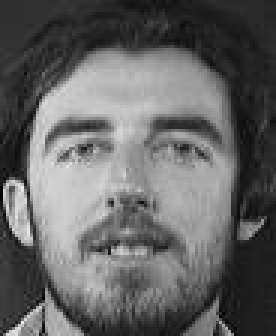
#> input picture face-database/data/s11_1.jpg, 92 x 112 px (shown 3 times larger)
$ python main.py
#> lines starting #> are read from the running program, lines starting #| are printed output that depends on the picture; after the words box and inside, x2 and y2 are one past the last pixel; in counts of white or black regions, pixels touching at a corner belong together
### face_utils.py
import cv2
'''
def facial_recognition(face_image):
    # face recognition

    #Computes the PCA of the face
    faceTestPCA = pca.transform(face.reshape(1, -1))
    pred = clf.predict(faceTestPCA)

    print(names[pred[0]])

    cv2.putText(img, str(names[pred[0]]), (x+5,y-5), font, 1, (255,255,255) , 2)
'''
def face_detect(img,face_cascade):
    # Convert into grayscale
    gray = cv2.cvtColor(img, cv2.COLOR_BGR2GRAY)

    # Documentation: https://realpython.com/face-recognition-with-python/
    # https://www.bogotobogo.com/python/ONo pet or pet is dead. Use /start <name> to create a new pet!
    # OpenCV_Python/python_opencv3_Image_Object_Detection_Face_Detection_Haar_Cascade_Classifiers.php
    # Pre-trained weights: https://github.com/opencv/opencv/tree/master/data/haarcascades

    # Detect faces # detection algorithm uses a moving window to detect objects
    faces = face_cascade.detectMultiScale(gray, scaleFactor=1.1, # Since some faces may be closer to the camera, they would appear bigger than the faces in the back. The scale factor compensates for this.
                                    )

    return gray, faces

### main.py

import cv2
import numpy as np
#from PIL import Image
import os

from face_utils import face_detect

''' ========== Facial Recognition ========== '''
# create database
face_vector = []
face_path = []

img_directory = f"face-database/data"
dirs = os.listdir(img_directory)

for i,img_path in enumerate(dirs):
    #print(img_path)
    # Capture frame-by-frame
    frame = cv2.imread(img_directory+'/'+img_path)
#> frame is the input picture: shape (112, 92, 3); min 0, max 239, mean 100.1
    frame = cv2.resize(frame,(100,100))
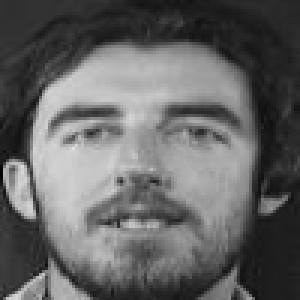
#> frame: shape (100, 100, 3) (shown 3 times larger); min 4, max 226, mean 100
    #print(frame.shape)
    image_width,image_length,_ = frame.shape
#> image_width = 100; image_length = 100
    total_pixels = image_width*image_length
#> total_pixels = 10000

    face_image = cv2.cvtColor(frame, cv2.COLOR_RGB2GRAY)
    face_image = face_image.reshape(total_pixels,)
#> face_image = 10000 values, max 226 at index 4924, min 4 at index 5700, mean 99.98
    face_vector.append(face_image)
    face_path.append(img_path)
#> pass 2 of the loop `for i,img_path in enumerate(dirs):`:
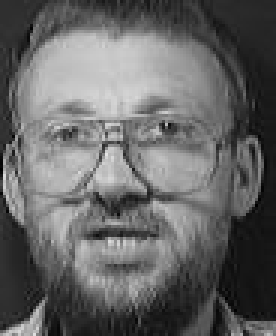
#> input picture face-database/data/s14_8.jpg, 92 x 112 px (shown 3 times larger)
#> frame is the input picture: shape (112, 92, 3); min 0, max 228, mean 101.2
#> `frame = cv2.resize(frame,(100,100))`:
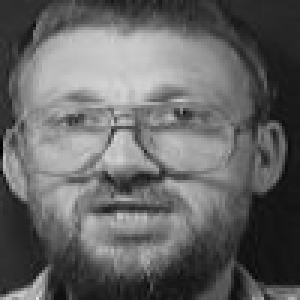
#> frame: shape (100, 100, 3) (shown 3 times larger); min 0, max 220, mean 101.1
#> `face_image = face_image.reshape(total_pixels,)`: face_image = 10000 values, max 220 at index 9912, min 0 at index 5000, mean 101.1
#> pass 3 of the loop `for i,img_path in enumerate(dirs):`:
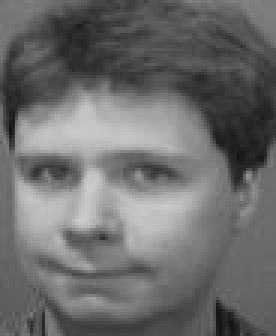
#> input picture face-database/data/s23_4.jpg, 92 x 112 px (shown 3 times larger)
#> frame is the input picture: shape (112, 92, 3); min 20, max 204, mean 108.4
#> `frame = cv2.resize(frame,(100,100))`:
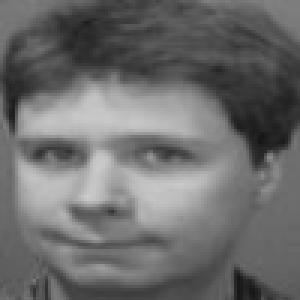
#> frame: shape (100, 100, 3) (shown 3 times larger); min 22, max 203, mean 108.3
#> `face_image = face_image.reshape(total_pixels,)`: face_image = 10000 values, max 203 at index 6529, min 22 at index 4587, mean 108.3
#print(face_path)

face_vector = np.asarray(face_vector)
face_vector = face_vector.transpose()

# noramlizing face vectors
avg_face_vector = face_vector.mean(axis=1)
#> avg_face_vector = 10000 values, max 198.3 at index 5235, min 28.33 at index 3691, mean 103.1
avg_face_vector = avg_face_vector.reshape(face_vector.shape[0], 1)
normalized_face_vector = face_vector - avg_face_vector
#print(normalized_face_vector)

# calculate co-variance matrix
covariance_matrix = np.cov(np.transpose(normalized_face_vector))
#> covariance_matrix = [[817.1, -333, -484.2], [-333, 1083.7, -750.7], [-484.2, -750.7, 1234.9]]
#print(covariance_matrix)

# calculate eigen values and eigen vectors
eigen_values, eigen_vectors = np.linalg.eig(covariance_matrix)
#> eigen_values = [0, 1201.5, 1934.2]; eigen_vectors = [[-0.577, -0.803, -0.148], [-0.577, 0.53, -0.621], [-0.577, 0.273, 0.77]]
#print(eigen_vectors.shape)

#Select the K best Eigen Faces, K < M
k = 20
k_eigen_vectors = eigen_vectors[0:k, :]
#> k_eigen_vectors has the same summary as eigen_vectors
#print(k_eigen_vectors.shape)

# Convert lower dimensional K Eigen Vectors to Original Dimension
eigen_faces = k_eigen_vectors.dot(normalized_face_vector.T)
#print(eigen_faces.shape)

# STEP7: Represent Each eigen face as combination of the K Eigen Vectors
# weights = eigen_faces.dot(normalized_face_vector)
weights = np.transpose(normalized_face_vector).dot(np.transpose(eigen_faces))
#> weights = [[-1410227.8, -3396087.4, -9516243.3], [-5719059.5, 12378688.6, -1004934.2], [7129287.2, -8982601.2, 10521177.4]]


''' ========== Face Detection ========== '''
# Load the cascade
face_cascade = cv2.CascadeClassifier('haarcascade_frontalface_default.xml')

# Open a sample video available in sample-videos
video = cv2.VideoCapture(0)
width  = video.get(cv2.CAP_PROP_FRAME_WIDTH)   # float
height = video.get(cv2.CAP_PROP_FRAME_HEIGHT)
fps = video.get(cv2.CAP_PROP_FPS)

font = cv2.FONT_HERSHEY_SIMPLEX
#fourcc = 0x31637661
#videoWriter = cv2.VideoWriter(f'computer_vision/cv-images/{group_id}_video_temp.mp4', fourcc, fps, (int(width), int(height)))

''' ========== Run Live WebCam Inference ========== '''
while(True):
    # Capture frame-by-frame

    ret, frame = video.read()
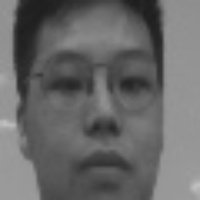
#> input picture face-database/zhili_2.jpg, 200 x 200 px, given in place of the camera
#> frame is the input picture: shape (200, 200, 3); min 29, max 193, mean 104.5
    if not ret:
        print("failed to grab frame")
        break

    # run face detection
    gray_image, faces = face_detect(frame,face_cascade)
#> in face_detect, `faces = face_cascade.detectMultiScale(gray, scaleFactor=1.1,`: faces = [[17, 16, 167, 167]]
#> faces = [[17, 16, 167, 167]]

    # Draw rectangle around the faces
    for (x, y, w, h) in faces:
        #draw rectangles where face is detected
        cv2.rectangle(frame, (x, y), (x+w, y+h), (255, 0, 0), 2)

        #Extracts the face from grayimg, resizes and flattens
        face = gray_image[y:y + h, x:x + w]
        face_resized = cv2.resize(face, (100,100))

        #face = face.ravel() # returns flattened array
        #test_img = cv2.cvtColor(face_resized, cv2.COLOR_RGB2GRAY)

        image_width,image_length = face_resized.shape
        total_pixels = image_width*image_length

        face_resized = face_resized.reshape(total_pixels, 1)
        test_normalized_face_vector = face_resized - avg_face_vector
        test_weight = np.transpose(test_normalized_face_vector).dot(np.transpose(eigen_faces))

        index =  np.argmin(np.linalg.norm(test_weight - weights, axis=1))
        #print('Predicted index:',index)
        #print('Test Face:',test_add.split('/')[-1].split('_')[0])
        #print('Predicted Face:',face_path[index].split('_')[0])
        cv2.putText(frame, face_path[index].split('_')[0], (x+5,y-5), font, 0.7, (255,255,255) , 2)
#> this loop made 1 pass
#> (x, y, w, h, image_width, image_length, total_pixels, test_weight) on pass 1: (17, 16, 167, 167, 100, 100, 10000, [[2912076.5, -1353465, 7625822.9]])
#> pass 1, `face = gray_image[y:y + h, x:x + w]`:
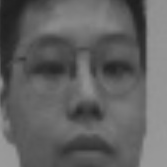
#> face: shape (167, 167); min 29, max 154, mean 98.1
#> after the loop:
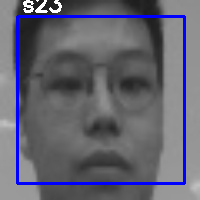
#> frame: shape (200, 200, 3); 5.62% of pixels changed, all inside (x1, y1, x2, y2) = (16, 0, 186, 185)

    cv2.putText(frame, f'Number of Faces Detected: {len(faces)}', (10,20), font, 0.7, (255,255,255) , 2)
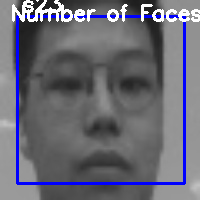
#> frame: shape (200, 200, 3); 2.93% of pixels changed, all inside (x1, y1, x2, y2) = (12, 4, 200, 22)

    # Display the output in window
    cv2.imshow('face detection', frame)
    #videoWriter.write(processed_img)

    if cv2.waitKey(10) & 0xFF == ord('q'):
#> (key q is pressed here)
            break

# When everything done, release the capture
video.release()
cv2.destroyAllWindows()
#videoWriter.release()
